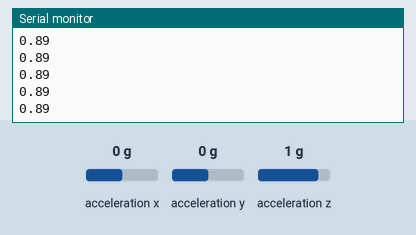
The sketch below on a simulated Arduino Uno, built with avr-gcc and run on an emulated ATmega328P. On the bench: the last lines printed to the serial monitor. Wiring (inferred from the names in the program): ADXL345 accelerometer at I2C address 0x53. Inputs (shaded band) come from the test bench; at power-on: acceleration x 0 g, acceleration y 0 g, acceleration z 1 g.

Above: at 2.2 s.
2.3 s: acceleration x set to -1.4 g
At 2.36 s:
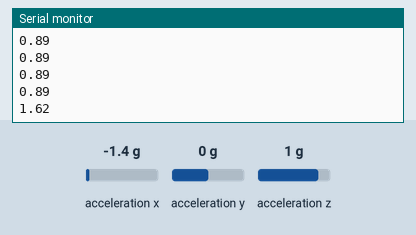
3.8 s: acceleration y set to -1.4 g
At 3.82 s:
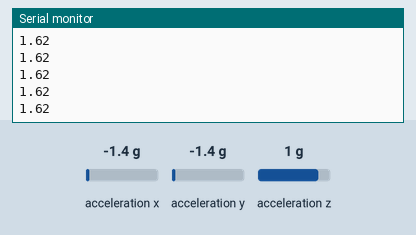
5.3 s: acceleration z set to -1.4 g
At 5.32 s:
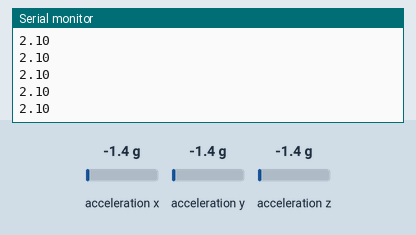
Timing chart, 0 to 8.3 s (numbered marks = the images above; inputs shaded):
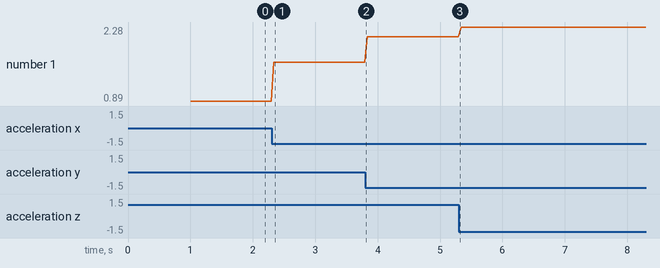

The sketch:

Accelerometre.ino
```cpp
// (licence header left out)
#include "Wire.h"
#include "ADXL345.h"

ADXL345 Accel;

void setup(){
  Serial.begin(57600);
  delay(1);
  Wire.begin();
  delay(1);
  Serial.println("Here");
  Accel.set_bw(ADXL345_BW_12);
  Accel.powerOn();
  Serial.print("BW_OK? ");
  Serial.println(Accel.status, DEC);
  delay(1000);
}

void loop(){
  int i;
  double acc_data[3];
  Accel.get_Gxyz(acc_data);
  if(Accel.status){
    float length = 0.;
    for(i = 0; i < 3; i++){
      length += (float)acc_data[i] * (float)acc_data[i];
      //Serial.print(acc_data[i]);
      //Serial.print(" ");
    }
    length = sqrt(length);
    Serial.print(length);
    Serial.println("");
    delay(40);
  }
  else{
    Serial.println("ERROR: ADXL345 data read error");
  }
}
```

ADXL345.cpp
```cpp
// (licence header left out)
#include "Arduino.h"
#include "ADXL345.h"
#include <Wire.h>

#define DEVICE (0x53)    // ADXL345 device address
#define TO_READ (6)      // num of bytes we are going to read each time (two bytes for each axis)

ADXL345::ADXL345() {
  status = ADXL345_OK;
  error_code = ADXL345_NO_ERROR;

  gains[0] = 0.00376390;
  gains[1] = 0.00376009;
  gains[2] = 0.00349265;
}

void ADXL345::powerOn() {
  Wire.begin();        // join i2c bus (address optional for master)
  //Turning on the ADXL345
  writeTo(ADXL345_POWER_CTL, 0);
  writeTo(ADXL345_POWER_CTL, 16);
  writeTo(ADXL345_POWER_CTL, 8);
}

// Reads the acceleration into three variable x, y and z
void ADXL345::readAccel(int *xyz){
  readAccel(xyz, xyz + 1, xyz + 2);
}
void ADXL345::readAccel(int *x, int *y, int *z) {
  readFrom(ADXL345_DATAX0, TO_READ, _buff); //read the acceleration data from the ADXL345

  // each axis reading comes in 10 bit resolution, ie 2 bytes.  Least Significat Byte first!!
  // thus we are converting both bytes in to one int
  *x = (((int)_buff[1]) << 8) | _buff[0];
  *y = (((int)_buff[3]) << 8) | _buff[2];
  *z = (((int)_buff[5]) << 8) | _buff[4];
}

void ADXL345::get_Gxyz(double *xyz){
  int i;
  int xyz_int[3];
  readAccel(xyz_int);
  for(i=0; i<3; i++){
    xyz[i] = xyz_int[i] * gains[i];
  }
}
// Writes val to address register on device
void ADXL345::writeTo(byte address, byte val) {
  Wire.beginTransmission(DEVICE); // start transmission to device
  Wire.write(address);             // send register address
  Wire.write(val);                 // send value to write
  Wire.endTransmission();         // end transmission
}

// Reads num bytes starting from address register on device in to _buff array
void ADXL345::readFrom(byte address, int num, byte _buff[]) {
  Wire.beginTransmission(DEVICE); // start transmission to device
  Wire.write(address);             // sends address to read from
  Wire.endTransmission();         // end transmission

  Wire.beginTransmission(DEVICE); // start transmission to device
  Wire.requestFrom(DEVICE, num);    // request 6 bytes from device

  int i = 0;
  while(Wire.available())         // device may send less than requested (abnormal)
  {
    _buff[i] = Wire.read();    // receive a byte
    i++;
  }
  if(i != num){
    status = ADXL345_ERROR;
    error_code = ADXL345_READ_ERROR;
  }
  Wire.endTransmission();         // end transmission
}

// Gets the range setting and return it into rangeSetting
// it can be 2, 4, 8 or 16
void ADXL345::getRangeSetting(byte* rangeSetting) {
  byte _b;
  readFrom(ADXL345_DATA_FORMAT, 1, &_b);
  *rangeSetting = _b & B00000011;
}

// Sets the range setting, possible values are: 2, 4, 8, 16
void ADXL345::setRangeSetting(int val) {
  byte _s;
  byte _b;

  switch (val) {
  case 2:
    _s = B00000000;
    break;
  case 4:
    _s = B00000001;
    break;
  case 8:
    _s = B00000010;
    break;
  case 16:
    _s = B00000011;
    break;
  default:
    _s = B00000000;
  }
  readFrom(ADXL345_DATA_FORMAT, 1, &_b);
  _s |= (_b & B11101100);
  writeTo(ADXL345_DATA_FORMAT, _s);
}
// gets the state of the SELF_TEST bit
bool ADXL345::getSelfTestBit() {
  return getRegisterBit(ADXL345_DATA_FORMAT, 7);
}

// Sets the SELF-TEST bit
// if set to 1 it applies a self-test force to the sensor causing a shift in the output data
// if set to 0 it disables the self-test force
void ADXL345::setSelfTestBit(bool selfTestBit) {
  setRegisterBit(ADXL345_DATA_FORMAT, 7, selfTestBit);
}

// Gets the state of the SPI bit
bool ADXL345::getSpiBit() {
  return getRegisterBit(ADXL345_DATA_FORMAT, 6);
}

// Sets the SPI bit
// if set to 1 it sets the device to 3-wire mode
// if set to 0 it sets the device to 4-wire SPI mode
void ADXL345::setSpiBit(bool spiBit) {
  setRegisterBit(ADXL345_DATA_FORMAT, 6, spiBit);
}

// Gets the state of the INT_INVERT bit
bool ADXL345::getInterruptLevelBit() {
  return getRegisterBit(ADXL345_DATA_FORMAT, 5);
}

// Sets the INT_INVERT bit
// if set to 0 sets the interrupts to active high
// if set to 1 sets the interrupts to active low
void ADXL345::setInterruptLevelBit(bool interruptLevelBit) {
  setRegisterBit(ADXL345_DATA_FORMAT, 5, interruptLevelBit);
}

// Gets the state of the FULL_RES bit
bool ADXL345::getFullResBit() {
  return getRegisterBit(ADXL345_DATA_FORMAT, 3);
}

// Sets the FULL_RES bit
// if set to 1, the device is in full resolution mode, where the output resolution increases with the
//   g range set by the range bits to maintain a 4mg/LSB scal factor
// if set to 0, the device is in 10-bit mode, and the range buts determine the maximum g range
//   and scale factor
void ADXL345::setFullResBit(bool fullResBit) {
  setRegisterBit(ADXL345_DATA_FORMAT, 3, fullResBit);
}

// Gets the state of the justify bit
bool ADXL345::getJustifyBit() {
  return getRegisterBit(ADXL345_DATA_FORMAT, 2);
}

// Sets the JUSTIFY bit
// if sets to 1 selects the left justified mode
// if sets to 0 selects right justified mode with sign extension
void ADXL345::setJustifyBit(bool justifyBit) {
  setRegisterBit(ADXL345_DATA_FORMAT, 2, justifyBit);
}

// Sets the THRESH_TAP byte value
// it should be between 0 and 255
// the scale factor is 62.5 mg/LSB
// A value of 0 may result in undesirable behavior
void ADXL345::setTapThreshold(int tapThreshold) {
  tapThreshold = min(max(tapThreshold,0),255);
  byte _b = byte (tapThreshold);
  writeTo(ADXL345_THRESH_TAP, _b);
}

// Gets the THRESH_TAP byte value
// return value is comprised between 0 and 255
// the scale factor is 62.5 mg/LSB
int ADXL345::getTapThreshold() {
  byte _b;
  readFrom(ADXL345_THRESH_TAP, 1, &_b);
  return int (_b);
}

// set/get the gain for each axis in Gs / count
void ADXL345::setAxisGains(double *_gains){
  int i;
  for(i = 0; i < 3; i++){
    gains[i] = _gains[i];
  }
}
void ADXL345::getAxisGains(double *_gains){
  int i;
  for(i = 0; i < 3; i++){
    _gains[i] = gains[i];
  }
}


// Sets the OFSX, OFSY and OFSZ bytes
// OFSX, OFSY and OFSZ are user offset adjustments in twos complement format with
// a scale factor of 15,6mg/LSB
// OFSX, OFSY and OFSZ should be comprised between
void ADXL345::setAxisOffset(int x, int y, int z) {
  writeTo(ADXL345_OFSX, byte (x));
  writeTo(ADXL345_OFSY, byte (y));
  writeTo(ADXL345_OFSZ, byte (z));
}

// Gets the OFSX, OFSY and OFSZ bytes
void ADXL345::getAxisOffset(int* x, int* y, int*z) {
  byte _b;
  readFrom(ADXL345_OFSX, 1, &_b);
  *x = int (_b);
  readFrom(ADXL345_OFSY, 1, &_b);
  *y = int (_b);
  readFrom(ADXL345_OFSZ, 1, &_b);
  *z = int (_b);
}

// Sets the DUR byte
// The DUR byte contains an unsigned time value representing the maximum time
// that an event must be above THRESH_TAP threshold to qualify as a tap event
// The scale factor is 625µs/LSB
// A value of 0 disables the tap/double tap funcitons. Max value is 255.
void ADXL345::setTapDuration(int tapDuration) {
  tapDuration = min(max(tapDuration,0),255);
  byte _b = byte (tapDuration);
  writeTo(ADXL345_DUR, _b);
}

// Gets the DUR byte
int ADXL345::getTapDuration() {
  byte _b;
  readFrom(ADXL345_DUR, 1, &_b);
  return int (_b);
}

// Sets the latency (latent register) which contains an unsigned time value
// representing the wait time from the detection of a tap event to the start
// of the time window, during which a possible second tap can be detected.
// The scale factor is 1.25ms/LSB. A value of 0 disables the double tap function.
// It accepts a maximum value of 255.
void ADXL345::setDoubleTapLatency(int doubleTapLatency) {
  byte _b = byte (doubleTapLatency);
  writeTo(ADXL345_LATENT, _b);
}

// Gets the Latent value
int ADXL345::getDoubleTapLatency() {
  byte _b;
  readFrom(ADXL345_LATENT, 1, &_b);
  return int (_b);
}

// Sets the Window register, which contains an unsigned time value representing
// the amount of time after the expiration of the latency time (Latent register)
// during which a second valud tap can begin. The scale factor is 1.25ms/LSB. A
// value of 0 disables the double tap function. The maximum value is 255.
void ADXL345::setDoubleTapWindow(int doubleTapWindow) {
  doubleTapWindow = min(max(doubleTapWindow,0),255);
  byte _b = byte (doubleTapWindow);
  writeTo(ADXL345_WINDOW, _b);
}

// Gets the Window register
int ADXL345::getDoubleTapWindow() {
  byte _b;
  readFrom(ADXL345_WINDOW, 1, &_b);
  return int (_b);
}

// Sets the THRESH_ACT byte which holds the threshold value for detecting activity.
// The data format is unsigned, so the magnitude of the activity event is compared
// with the value is compared with the value in the THRESH_ACT register. The scale
// factor is 62.5mg/LSB. A value of 0 may result in undesirable behavior if the
// activity interrupt is enabled. The maximum value is 255.
void ADXL345::setActivityThreshold(int activityThreshold) {
  activityThreshold = min(max(activityThreshold,0),255);
  byte _b = byte (activityThreshold);
  writeTo(ADXL345_THRESH_ACT, _b);
}

// Gets the THRESH_ACT byte
int ADXL345::getActivityThreshold() {
  byte _b;
  readFrom(ADXL345_THRESH_ACT, 1, &_b);
  return int (_b);
}

// Sets the THRESH_INACT byte which holds the threshold value for detecting inactivity.
// The data format is unsigned, so the magnitude of the inactivity event is compared
// with the value is compared with the value in the THRESH_INACT register. The scale
// factor is 62.5mg/LSB. A value of 0 may result in undesirable behavior if the
// inactivity interrupt is enabled. The maximum value is 255.
void ADXL345::setInactivityThreshold(int inactivityThreshold) {
  inactivityThreshold = min(max(inactivityThreshold,0),255);
  byte _b = byte (inactivityThreshold);
  writeTo(ADXL345_THRESH_INACT, _b);
}

// Gets the THRESH_INACT byte
int ADXL345::getInactivityThreshold() {
  byte _b;
  readFrom(ADXL345_THRESH_INACT, 1, &_b);
  return int (_b);
}

// Sets the TIME_INACT register, which contains an unsigned time value representing the
// amount of time that acceleration must be less thant the value in the THRESH_INACT
// register for inactivity to be declared. The scale factor is 1sec/LSB. The value must
// be between 0 and 255.
void ADXL345::setTimeInactivity(int timeInactivity) {
  timeInactivity = min(max(timeInactivity,0),255);
  byte _b = byte (timeInactivity);
  writeTo(ADXL345_TIME_INACT, _b);
}

// Gets the TIME_INACT register
int ADXL345::getTimeInactivity() {
  byte _b;
  readFrom(ADXL345_TIME_INACT, 1, &_b);
  return int (_b);
}

// Sets the THRESH_FF register which holds the threshold value, in an unsigned format, for
// free-fall detection. The root-sum-square (RSS) value of all axes is calculated and
// compared whith the value in THRESH_FF to determine if a free-fall event occured. The
// scale factor is 62.5mg/LSB. A value of 0 may result in undesirable behavior if the free-fall
// interrupt is enabled. The maximum value is 255.
void ADXL345::setFreeFallThreshold(int freeFallThreshold) {
  freeFallThreshold = min(max(freeFallThreshold,0),255);
  byte _b = byte (freeFallThreshold);
  writeTo(ADXL345_THRESH_FF, _b);
}

// Gets the THRESH_FF register.
int ADXL345::getFreeFallThreshold() {
  byte _b;
  readFrom(ADXL345_THRESH_FF, 1, &_b);
  return int (_b);
}

// Sets the TIME_FF register, which holds an unsigned time value representing the minimum
// time that the RSS value of all axes must be less than THRESH_FF to generate a free-fall
// interrupt. The scale factor is 5ms/LSB. A value of 0 may result in undesirable behavior if
// the free-fall interrupt is enabled. The maximum value is 255.
void ADXL345::setFreeFallDuration(int freeFallDuration) {
  freeFallDuration = min(max(freeFallDuration,0),255);
  byte _b = byte (freeFallDuration);
  writeTo(ADXL345_TIME_FF, _b);
}

// Gets the TIME_FF register.
int ADXL345::getFreeFallDuration() {
  byte _b;
  readFrom(ADXL345_TIME_FF, 1, &_b);
  return int (_b);
}

bool ADXL345::isActivityXEnabled() {
  return getRegisterBit(ADXL345_ACT_INACT_CTL, 6);
}
bool ADXL345::isActivityYEnabled() {
  return getRegisterBit(ADXL345_ACT_INACT_CTL, 5);
}
bool ADXL345::isActivityZEnabled() {
  return getRegisterBit(ADXL345_ACT_INACT_CTL, 4);
}
bool ADXL345::isInactivityXEnabled() {
  return getRegisterBit(ADXL345_ACT_INACT_CTL, 2);
}
bool ADXL345::isInactivityYEnabled() {
  return getRegisterBit(ADXL345_ACT_INACT_CTL, 1);
}
bool ADXL345::isInactivityZEnabled() {
  return getRegisterBit(ADXL345_ACT_INACT_CTL, 0);
}

void ADXL345::setActivityX(bool state) {
  setRegisterBit(ADXL345_ACT_INACT_CTL, 6, state);
}
void ADXL345::setActivityY(bool state) {
  setRegisterBit(ADXL345_ACT_INACT_CTL, 5, state);
}
void ADXL345::setActivityZ(bool state) {
  setRegisterBit(ADXL345_ACT_INACT_CTL, 4, state);
}
void ADXL345::setInactivityX(bool state) {
  setRegisterBit(ADXL345_ACT_INACT_CTL, 2, state);
}
void ADXL345::setInactivityY(bool state) {
  setRegisterBit(ADXL345_ACT_INACT_CTL, 1, state);
}
void ADXL345::setInactivityZ(bool state) {
  setRegisterBit(ADXL345_ACT_INACT_CTL, 0, state);
}

bool ADXL345::isActivityAc() {
  return getRegisterBit(ADXL345_ACT_INACT_CTL, 7);
}
bool ADXL345::isInactivityAc(){
  return getRegisterBit(ADXL345_ACT_INACT_CTL, 3);
}

void ADXL345::setActivityAc(bool state) {
  setRegisterBit(ADXL345_ACT_INACT_CTL, 7, state);
}
void ADXL345::setInactivityAc(bool state) {
  setRegisterBit(ADXL345_ACT_INACT_CTL, 3, state);
}

bool ADXL345::getSuppressBit(){
  return getRegisterBit(ADXL345_TAP_AXES, 3);
}
void ADXL345::setSuppressBit(bool state) {
  setRegisterBit(ADXL345_TAP_AXES, 3, state);
}

bool ADXL345::isTapDetectionOnX(){
  return getRegisterBit(ADXL345_TAP_AXES, 2);
}
void ADXL345::setTapDetectionOnX(bool state) {
  setRegisterBit(ADXL345_TAP_AXES, 2, state);
}
bool ADXL345::isTapDetectionOnY(){
  return getRegisterBit(ADXL345_TAP_AXES, 1);
}
void ADXL345::setTapDetectionOnY(bool state) {
  setRegisterBit(ADXL345_TAP_AXES, 1, state);
}
bool ADXL345::isTapDetectionOnZ(){
  return getRegisterBit(ADXL345_TAP_AXES, 0);
}
void ADXL345::setTapDetectionOnZ(bool state) {
  setRegisterBit(ADXL345_TAP_AXES, 0, state);
}

bool ADXL345::isActivitySourceOnX(){
  return getRegisterBit(ADXL345_ACT_TAP_STATUS, 6);
}
bool ADXL345::isActivitySourceOnY(){
  return getRegisterBit(ADXL345_ACT_TAP_STATUS, 5);
}
bool ADXL345::isActivitySourceOnZ(){
  return getRegisterBit(ADXL345_ACT_TAP_STATUS, 4);
}

bool ADXL345::isTapSourceOnX(){
  return getRegisterBit(ADXL345_ACT_TAP_STATUS, 2);
}
bool ADXL345::isTapSourceOnY(){
  return getRegisterBit(ADXL345_ACT_TAP_STATUS, 1);
}
bool ADXL345::isTapSourceOnZ(){
  return getRegisterBit(ADXL345_ACT_TAP_STATUS, 0);
}

bool ADXL345::isAsleep(){
  return getRegisterBit(ADXL345_ACT_TAP_STATUS, 3);
}

bool ADXL345::isLowPower(){
  return getRegisterBit(ADXL345_BW_RATE, 4);
}
void ADXL345::setLowPower(bool state) {
  setRegisterBit(ADXL345_BW_RATE, 4, state);
}

double ADXL345::getRate(){
  byte _b;
  readFrom(ADXL345_BW_RATE, 1, &_b);
  _b &= B00001111;
  return (pow(2,((int) _b)-6)) * 6.25;
}

void ADXL345::setRate(double rate){
  byte _b,_s;
  int v = (int) (rate / 6.25);
  int r = 0;
  while (v >>= 1)
  {
    r++;
  }
  if (r <= 9) {
    readFrom(ADXL345_BW_RATE, 1, &_b);
    _s = (byte) (r + 6) | (_b & B11110000);
    writeTo(ADXL345_BW_RATE, _s);
  }
}

void ADXL345::set_bw(byte bw_code){
  if((bw_code < ADXL345_BW_3) || (bw_code > ADXL345_BW_1600)){
    status = false;
    error_code = ADXL345_BAD_ARG;
  }
  else{
    writeTo(ADXL345_BW_RATE, bw_code);
  }
}

byte ADXL345::get_bw_code(){
  byte bw_code;
  readFrom(ADXL345_BW_RATE, 1, &bw_code);
  return bw_code;
}

byte ADXL345::getInterruptSource() {
  byte _b;
  readFrom(ADXL345_INT_SOURCE, 1, &_b);
  return _b;
}

bool ADXL345::getInterruptSource(byte interruptBit) {
  return getRegisterBit(ADXL345_INT_SOURCE,interruptBit);
}

bool ADXL345::getInterruptMapping(byte interruptBit) {
  return getRegisterBit(ADXL345_INT_MAP,interruptBit);
}

// Set the mapping of an interrupt to pin1 or pin2
// eg: setInterruptMapping(ADXL345_INT_DOUBLE_TAP_BIT,ADXL345_INT2_PIN);
void ADXL345::setInterruptMapping(byte interruptBit, bool interruptPin) {
  setRegisterBit(ADXL345_INT_MAP, interruptBit, interruptPin);
}

bool ADXL345::isInterruptEnabled(byte interruptBit) {
  return getRegisterBit(ADXL345_INT_ENABLE,interruptBit);
}

void ADXL345::setInterrupt(byte interruptBit, bool state) {
  setRegisterBit(ADXL345_INT_ENABLE, interruptBit, state);
}

void ADXL345::setRegisterBit(byte regAdress, int bitPos, bool state) {
  byte _b;
  readFrom(regAdress, 1, &_b);
  if (state) {
    _b |= (1 << bitPos);  // forces nth bit of _b to be 1.  all other bits left alone.
  }
  else {
    _b &= ~(1 << bitPos); // forces nth bit of _b to be 0.  all other bits left alone.
  }
  writeTo(regAdress, _b);
}

bool ADXL345::getRegisterBit(byte regAdress, int bitPos) {
  byte _b;
  readFrom(regAdress, 1, &_b);
  return ((_b >> bitPos) & 1);
}

// print all register value to the serial ouptut, which requires it to be setup
// this can be used to manually to check the current configuration of the device
void ADXL345::printAllRegister() {
  byte _b;
  Serial.print("0x00: ");
  readFrom(0x00, 1, &_b);
  print_byte(_b);
  Serial.println("");
  int i;
  for (i=29;i<=57;i++){
    Serial.print("0x");
    Serial.print(i, HEX);
    Serial.print(": ");
    readFrom(i, 1, &_b);
    print_byte(_b);
    Serial.println("");
  }
}

void print_byte(byte val){
  int i;
  Serial.print("B");
  for(i=7; i>=0; i--){
    Serial.print(val >> i & 1, BIN);
  }
}
```

Source omitted: ADXL345.h (6527 bytes)

Measured:
- after the input at 2.3 s, the serial monitor: prints a new line at once (image 1)
- plotted number 1: 0.89 → 1.62 after the input at 2.3 s, 1.62 → 2.1 after the input at 3.8 s, 2.1 → 2.28 after the input at 5.3 s
